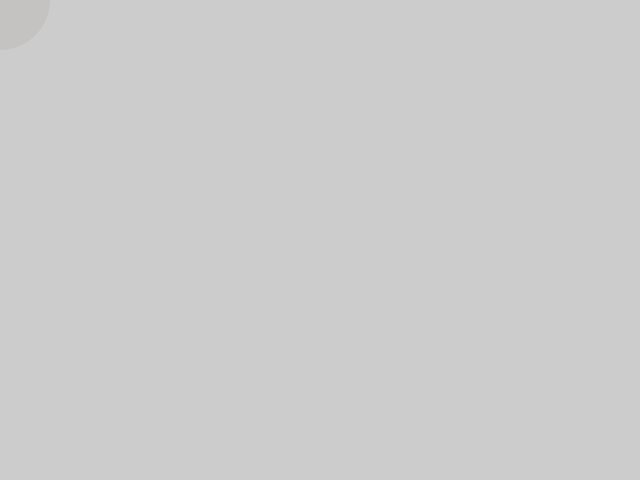
Frame 1 (no input)
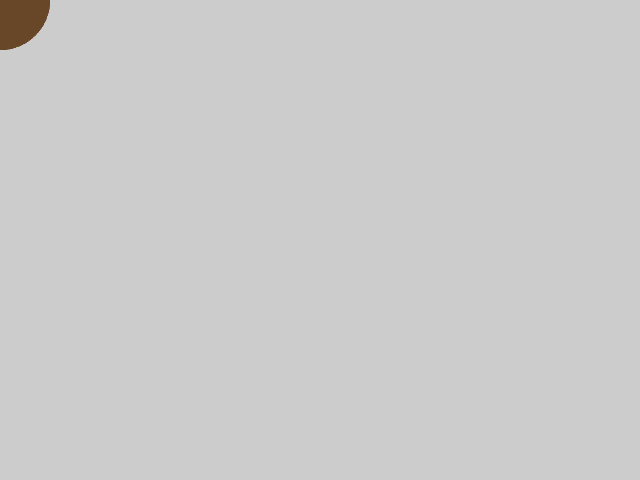
Frame 60 (the mouse pressed at the canvas centre just before this capture)
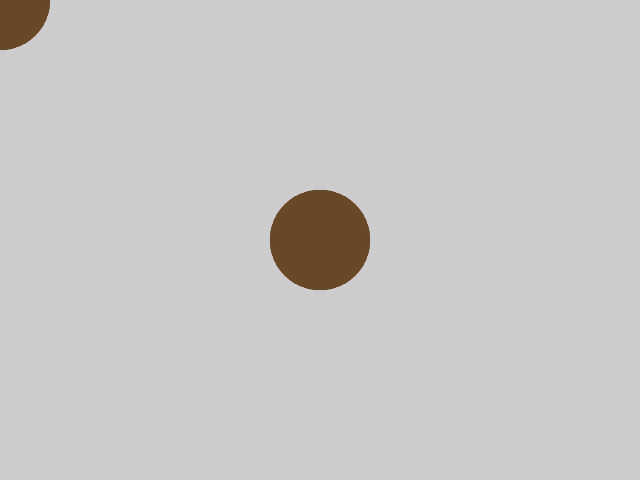
Frame 120 (the mouse held since frame 60 and released just before this capture)

The Processing sketch that drew these frames (run headless with seeded random() and noise(); from frame 60 on, the mouse is pressed at the canvas centre):

// Processing sketch: w2_stp15
// ── w2_stp15.pde
void setup() {
  size(640, 480);
  colorMode(RGB, 640, 480, 255);
}

void draw() {
  noStroke();
  fill(255, 130, 37, 16);
  circle(mouseX, mouseY, 100);
}

void mousePressed() {
  background(mouseX, mouseY, 0);
}
